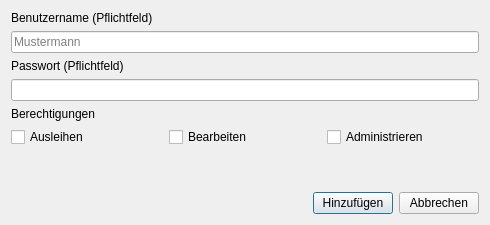
<?xml version="1.0" encoding="UTF-8"?>
<ui version="4.0">
 <class>adduserdialog</class>
 <widget class="QDialog" name="adduserdialog">
  <property name="geometry">
   <rect>
    <x>0</x>
    <y>0</y>
    <width>490</width>
    <height>225</height>
   </rect>
  </property>
  <property name="windowTitle">
   <string>Dialog</string>
  </property>
  <layout class="QHBoxLayout" name="horizontalLayout_3">
   <item>
    <layout class="QVBoxLayout" name="verticalLayout_3">
     <item>
      <layout class="QVBoxLayout" name="verticalLayout_2">
       <item>
        <layout class="QVBoxLayout" name="verticalLayout">
         <item>
          <widget class="QLabel" name="label_UserName">
           <property name="text">
            <string>Benutzername (Pflichtfeld)</string>
           </property>
          </widget>
         </item>
         <item>
          <widget class="QLineEdit" name="lineEdit_UserName">
           <property name="placeholderText">
            <string>Mustermann</string>
           </property>
          </widget>
         </item>
         <item>
          <widget class="QLabel" name="label_Password">
           <property name="text">
            <string>Passwort (Pflichtfeld)</string>
           </property>
          </widget>
         </item>
         <item>
          <widget class="QLineEdit" name="lineEdit_Password">
           <property name="placeholderText">
            <string/>
           </property>
          </widget>
         </item>
         <item>
          <widget class="QLabel" name="label_Permissions">
           <property name="text">
            <string>Berechtigungen</string>
           </property>
          </widget>
         </item>
        </layout>
       </item>
       <item>
        <layout class="QHBoxLayout" name="horizontalLayout_2">
         <item>
          <widget class="QCheckBox" name="checkBox_Lending">
           <property name="text">
            <string>Ausleihen</string>
           </property>
          </widget>
         </item>
         <item>
          <widget class="QCheckBox" name="checkBox_Edit">
           <property name="text">
            <string>Bearbeiten</string>
           </property>
          </widget>
         </item>
         <item>
          <widget class="QCheckBox" name="checkBox_Administrative">
           <property name="text">
            <string>Administrieren</string>
           </property>
          </widget>
         </item>
        </layout>
       </item>
      </layout>
     </item>
     <item>
      <spacer name="verticalSpacer">
       <property name="orientation">
        <enum>Qt::Vertical</enum>
       </property>
       <property name="sizeHint" stdset="0">
        <size>
         <width>20</width>
         <height>40</height>
        </size>
       </property>
      </spacer>
     </item>
     <item>
      <layout class="QHBoxLayout" name="horizontalLayout">
       <item>
        <spacer name="horizontalSpacer">
         <property name="orientation">
          <enum>Qt::Horizontal</enum>
         </property>
         <property name="sizeHint" stdset="0">
          <size>
           <width>40</width>
           <height>20</height>
          </size>
         </property>
        </spacer>
       </item>
       <item>
        <widget class="QPushButton" name="pushButton_addUser">
         <property name="text">
          <string>Hinzufügen</string>
         </property>
        </widget>
       </item>
       <item>
        <widget class="QPushButton" name="pushButton_cancel">
         <property name="text">
          <string>Abbrechen</string>
         </property>
        </widget>
       </item>
      </layout>
     </item>
    </layout>
   </item>
  </layout>
 </widget>
 <resources/>
 <connections/>
</ui>
